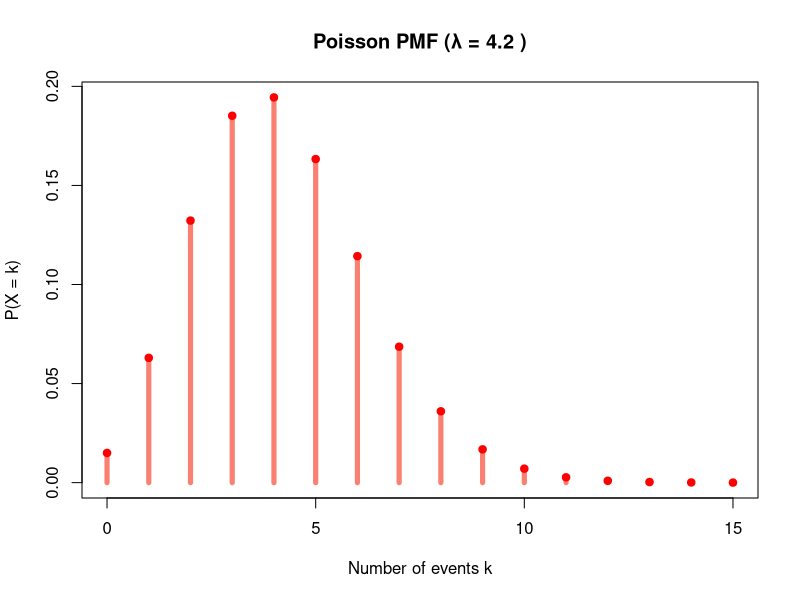
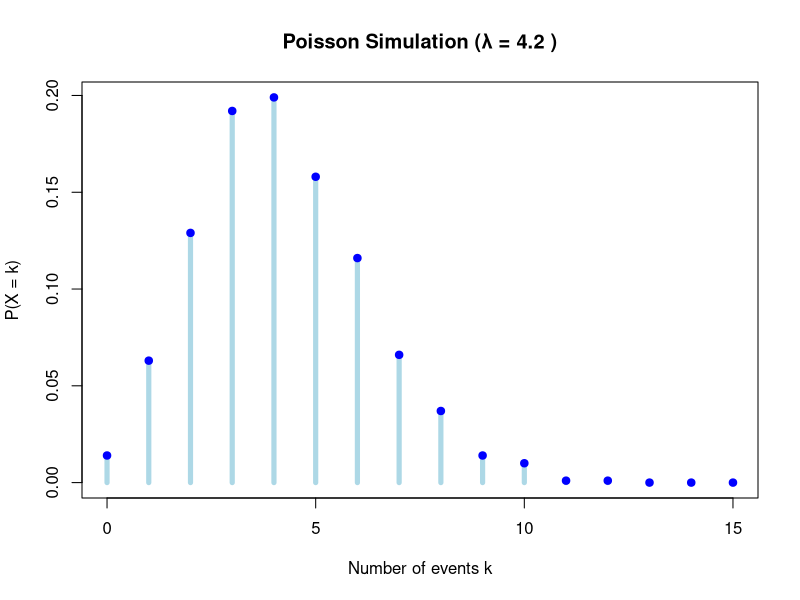

The R script that drew these images, in order:
# Poisson Distribution: events in fixed interval with average rate lambda
# Poisson distribution counts how many events happen in a fixed interval
# X: probability of see k event in interval H with average rate event lambda

lambda <- 4.2
k_vals <- 0:15 # adjust max k based on lambda

# PMF for Poisson
pois_pmf <- function(lambda, k) {
  (lambda^k * exp(-lambda)) / factorial(k)
}

# Compute PMF for all k
pmf_vals <- pois_pmf(lambda, k_vals)

# Plot PMF
plot(k_vals, pmf_vals,
  type = "h", lwd = 5, col = "salmon",
  xlab = "Number of events k",
  ylab = "P(X = k)",
  main = paste("Poisson PMF (λ =", lambda, ")")
)
points(k_vals, pmf_vals, col = "red", pch = 19)

# Theoretical mean and variance (equal for Poisson)
expected_x <- lambda
variance_x <- lambda

cat("Expected value:", expected_x, "\n")
cat("Variance:", variance_x, "\n")

# Simulation
set.seed(123)
sim_samples <- rpois(n = 1000, lambda = lambda)

# Get frequency distribution
sim_counts <- table(factor(sim_samples, levels = k_vals))
sim_probs <- as.numeric(sim_counts) / length(sim_samples)

# Simulation plot
plot(k_vals, sim_probs,
  type = "h", lwd = 5, col = "lightblue",
  xlab = "Number of events k",
  ylab = "P(X = k)",
  main = paste("Poisson Simulation (λ =", lambda, ")")
)
points(k_vals, sim_probs, col = "blue", pch = 19)

cat("\nSimulation results (1000 samples):\n")
cat("Sample mean:", mean(sim_samples), "\n")
cat("Sample variance:", var(sim_samples), "\n")
